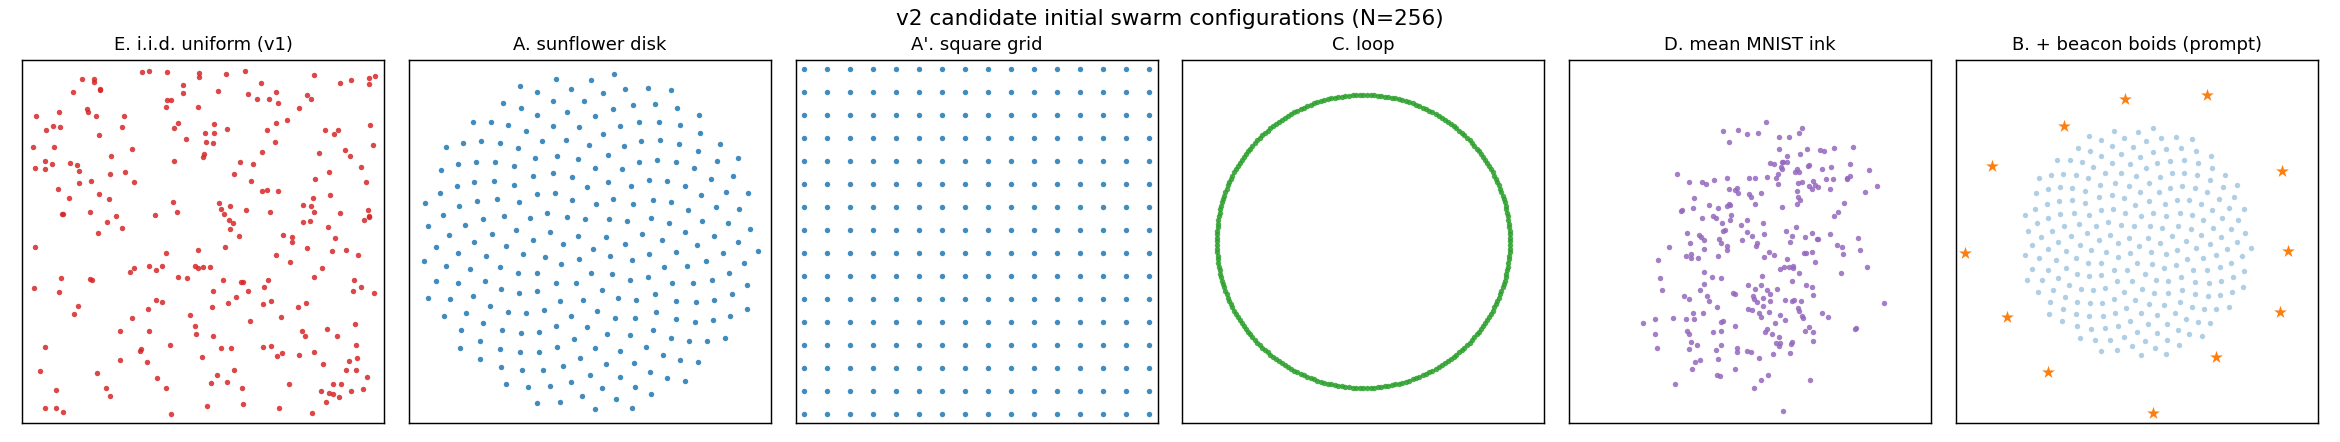

Generate this figure with Python:
"""Render the candidate initial swarm configurations discussed in DESIGN.md."""

import numpy as np
import matplotlib.pyplot as plt
import torchvision

N = 256
R = 10.0
rng = np.random.default_rng(0)


def sunflower(n, radius):
    i = np.arange(n) + 0.5
    r = radius * np.sqrt(i / n)
    theta = np.pi * (1 + 5**0.5) * i
    return np.stack([r * np.cos(theta), r * np.sin(theta)], axis=1)


def grid(n, radius):
    side = int(np.ceil(np.sqrt(n)))
    c = np.linspace(-radius, radius, side)
    gy, gx = np.meshgrid(c, c, indexing="ij")
    return np.stack([gx.ravel(), gy.ravel()], axis=1)[:n]


def iid(n, radius):
    return rng.uniform(-radius, radius, size=(n, 2))


def loop(n, radius):
    t = np.linspace(0, 2 * np.pi, n, endpoint=False)
    return 0.85 * radius * np.stack([np.cos(t), np.sin(t)], axis=1)


def mean_ink(n, radius):
    """Sample from the average MNIST ink measure."""
    mnist = torchvision.datasets.MNIST(root="../data", train=True, download=False)
    mean = np.zeros((28, 28))
    for i in range(2000):
        mean += np.asarray(mnist.data[i], dtype=np.float64)
    p = (mean / mean.sum()).ravel()
    idx = rng.choice(784, size=n, p=p)
    yx = np.stack([idx // 28, idx % 28], axis=1) + rng.uniform(0, 1, size=(n, 2))
    xy = np.stack([yx[:, 1], 27 - yx[:, 0]], axis=1)
    return (xy / 27 - 0.5) * 2 * radius


CANDIDATES = [
    ("E. i.i.d. uniform (v1)", iid, "tab:red"),
    ("A. sunflower disk", sunflower, "tab:blue"),
    ("A'. square grid", grid, "tab:blue"),
    ("C. loop", loop, "tab:green"),
    ("D. mean MNIST ink", mean_ink, "tab:purple"),
]

fig, axes = plt.subplots(1, len(CANDIDATES) + 1, figsize=(3.0 * (len(CANDIDATES) + 1), 3.4))
for ax, (name, fn, color) in zip(axes, CANDIDATES):
    pts = fn(N, R)
    ax.scatter(pts[:, 0], pts[:, 1], s=9, c=color, alpha=0.85, linewidths=0)
    if name.startswith("C."):
        closed = np.vstack([pts, pts[:1]])
        ax.plot(closed[:, 0], closed[:, 1], lw=0.6, c=color, alpha=0.5)
    ax.set_title(name, fontsize=10)
    ax.set_xlim(-R * 1.05, R * 1.05)
    ax.set_ylim(-R * 1.05, R * 1.05)
    ax.set_aspect("equal")
    ax.set_xticks([])
    ax.set_yticks([])

# B: beacon boids on a ring outside the habitat, around a generic working cloud.
ax = axes[-1]
pts = sunflower(N, R)
ax.scatter(pts[:, 0], pts[:, 1], s=9, c="tab:blue", alpha=0.35, linewidths=0)
m = 12
t = np.linspace(0, 2 * np.pi, m, endpoint=False)
beac = 1.35 * R * np.stack([np.cos(t), np.sin(t)], axis=1)
beac += rng.normal(0, 0.9, size=beac.shape)  # the beacon coords *are* the latent
ax.scatter(beac[:, 0], beac[:, 1], s=55, c="tab:orange", marker="*", linewidths=0)
ax.set_title("B. + beacon boids (prompt)", fontsize=10)
ax.set_xlim(-R * 1.55, R * 1.55)
ax.set_ylim(-R * 1.55, R * 1.55)
ax.set_aspect("equal")
ax.set_xticks([])
ax.set_yticks([])

fig.suptitle("v2 candidate initial swarm configurations (N=256)", fontsize=12)
fig.tight_layout()
fig.savefig("init_gallery.png", dpi=130)
print("wrote v2/init_gallery.png")
